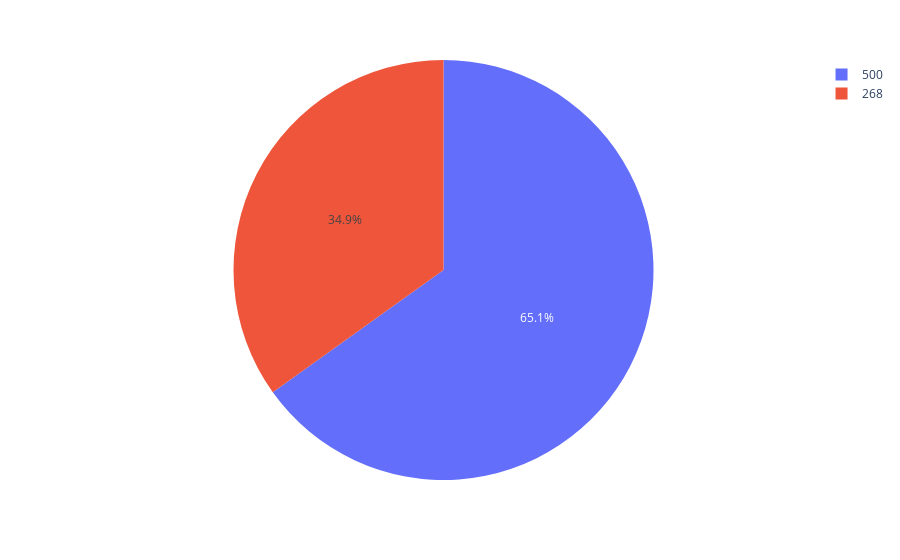

The notebook cell saved with this chart:
### Code cell
# 당뇨병 환자의 비율
out = diab["Outcome"].value_counts().to_frame()
# out
px.pie(out,values="Outcome",names="Outcome")

### Figure 1 — Plotly figure (JSON) as saved in the notebook; plotly's stock layout.template omitted (floating-point values rounded to 4 significant figures)
{"data": [{"domain": {"x": [0, 1], "y": [0, 1]}, "hovertemplate": "Outcome=%{value}<extra></extra>", "labels": [500, 268], "legendgroup": "", "name": "", "showlegend": true, "type": "pie", "values": [500, 268]}], "layout": {"legend": {"tracegroupgap": 0}, "margin": {"t": 60}}}
